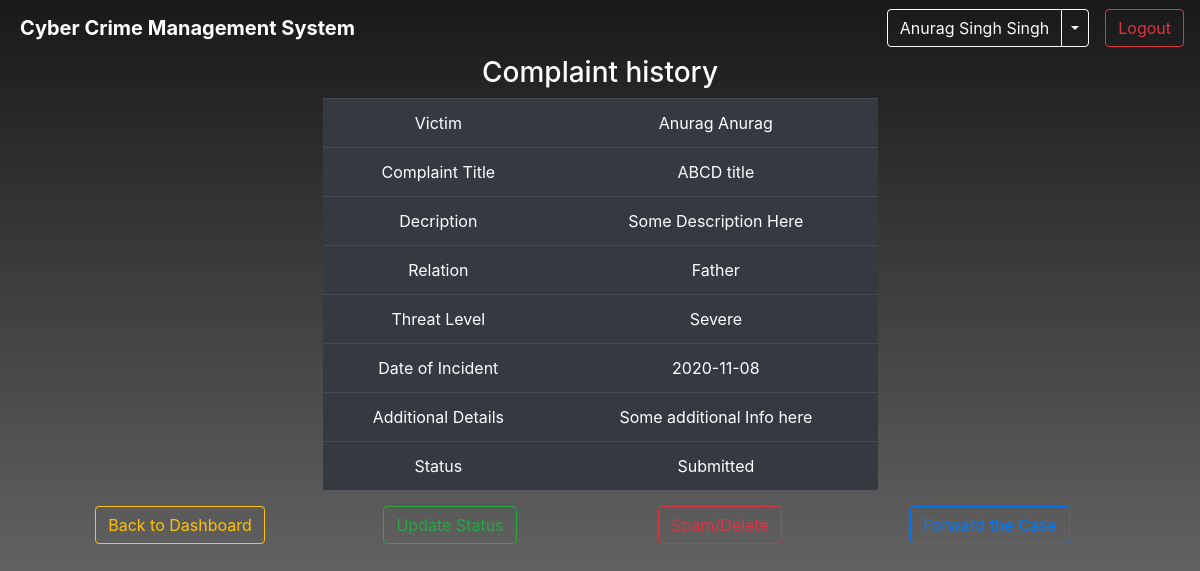
The app's page /complaint_details.php?id=2 (signed in) with its own data.
### tables this page shows
CREATE TABLE `complaint` (
  `complaint_id` int(11) NOT NULL,
  `user_id` int(11) NOT NULL,
  `victim` varchar(128) NOT NULL,
  `title` varchar(512) NOT NULL,
  `relation_to_victim` varchar(64) NOT NULL,
  `description` varchar(2048) NOT NULL,
  `threat_level` varchar(128) NOT NULL,
  `date_of_incident` date NOT NULL,
  `additional_info` varchar(2048) NOT NULL,
  `status` varchar(64) NOT NULL
);

### complaint_details.php (the view, shortened to what this page needs)
<?php
if ($_SESSION["valid"] == true) {
	$c_id = $_REQUEST["id"];
?>
<!DOCTYPE html>
<html>
	<head>
		<link rel="stylesheet" href="css/style.css">
		<link rel="stylesheet" href="https://maxcdn.bootstrapcdn.com/bootstrap/4.5.0/css/bootstrap.min.css">
		<link rel="stylesheet" href="https://cdnjs.cloudflare.com/ajax/libs/font-awesome/4.7.0/css/font-awesome.min.css">
	</head>
	<body>
		<nav class="navbar navbar-expand-md navbar-dark">
			<a class="navbar-brand ml-1 font-weight-bold " href="#">Cyber Crime Management System</a>
			<div class="collapse navbar-collapse" id="collapsibleNavbar">
				<ul class="navbar-nav ml-auto">
					<div class="btn-group">
						<button type="button" class="btn btn-outline-light"><?php echo $_SESSION["name"];?></button>
						<button type="button" class="btn btn-outline-light dropdown-toggle dropdown-toggle-split mr-3" data-toggle="dropdown">
						</button>
					</div>
					<a  class="btn btn-outline-danger" href="controllers/logoutcontrol.php">Logout</a>
				</ul>
			</div>
		</nav>
		<div class="container text-center text-white">
			<h3>Complaint history</h3>
			<?php require("res/db.php");
			$conn = dbconnect();
			$sql = "SELECT DISTINCT victim,title,description,relation_to_victim,threat_level,date_of_incident,additional_info,status from complaint where complaint_id = '$c_id'";
			$result = mysqli_query($conn, $sql);
			$row = mysqli_fetch_assoc($result);
			?>
			<table class="table table-dark table-hover text-white vertical-center col-lg-6 mx-auto">
				<tr>
					<td>Victim</td>
					<td><?php echo $row["victim"]?></td>
				</tr>
				<tr>
					<td>Complaint Title</td>
					<td><?php echo $row["title"]?></td>
				</tr>
				<tr>
					<td>Decription</td>
					<td><?php echo $row["description"]?></td>
				</tr>
				<tr>
					<td>Relation</td>
					<td><?php echo $row["relation_to_victim"]?></td>
				</tr>
				<tr>
					<td>Threat Level</td>
					<td><?php echo $row["threat_level"]?></td>
				</tr>
				<tr>
					<td>Date of Incident</td>
					<td><?php echo $row["date_of_incident"]?></td>
				</tr>
				<tr>
					<td>Additional Details</td>
					<td><?php echo $row["additional_info"]?></td>
				</tr>
				<tr>
					<td>Status</td>
					<td><?php echo $row["status"]?></td>
				</tr>
			</table>
			<?php
				if(isset($_SESSION["user"]) and $_SESSION["user"] == "admin"){
			?>
			<div class="container-fluid row">
				<div class="col"><a href="admin_dashboard.php" class="btn btn-outline-warning ">Back to Dashboard</a></div>
				<div class="col"><button type="button" class="btn btn-outline-success" data-toggle="modal" data-target="#myModal1">Update Status</button></div>
				<div class="col"><form action="controllers/delete_complaint.php" method="post" accept-charset="utf-8">
					<input type="submit" name="Spam" class="btn btn-outline-danger" value="Spam/Delete">
				</form></div>
				<div class="col"><a href="mailto:velocitycoder@gmail.com?subject=Reporting a severe issue&body=Victim%3A<?php echo $row["victim"]?>%0ATitle%3A<?php echo $row["title"]?>%0ADescription%3A<?php echo $row["description"]?>%0ADate%20of%20Incident%3A<?php echo $row["date_of_incident"]?>%0AAdditional%20Info%3A<?php echo $row["additional_info"]?>%0A%0ARegards%0ACyber%20Crime%20Management%20System%0A<?php echo $_SESSION['name']?>" class="btn btn-outline-primary">Forward the Case</a></div>
				<?php }else{ ?>
				<a href="emp_dashboard.php" class="btn btn-outline-danger ">Back to Dashboard</a> <?php } ?>
			</div>
		</body>
	</html>
	<?php }else{
		header("Location:index.php");
	}
	?>

### css/style.css (style rules this page uses)
* { margin: 0; padding: 0; box-sizing: border-box; }
body { background: linear-gradient(0deg, rgba(0,0,0,0.5),rgba(0,0,0,0.9)), url("https://images.pexels.com/photos/5473298/pexels-photo-5473298.jpeg?auto=compress&cs=tinysrgb&dpr=3&h=750&w=1260"); background-repeat: no-repeat; background-attachment: fixed; background-position: center; background-size: cover; }

### records on screen
complaint: victim "Anurag Anurag", title "ABCD title", description "Some Description Here", relation_to_victim "Father", threat_level "Severe", date_of_incident "2020-11-08", additional_info "Some additional Info here", status "Submitted"

### other values on screen
$_SESSION["name"] "Anurag Singh Singh"
